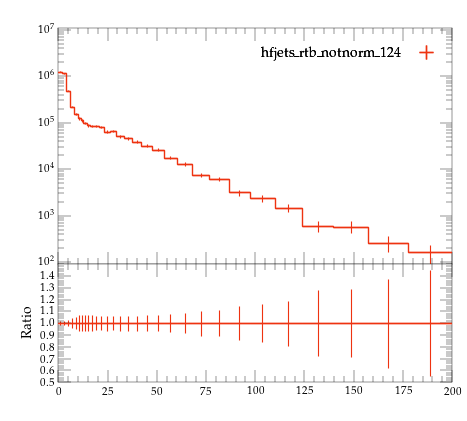

Source code (Python):
#! /usr/bin/env python

# This Python script was auto-generated using YODA v2.0.2.
# Analysis object: /MC_HFJETS_NOTNORM/ptCHadrLead
# Timestamp: 29-07-2026 (17:22:31)

import matplotlib as mpl
import matplotlib.pyplot as plt
mpl.use('Agg') # comment out for interactive use
import os
import numpy as np

plotDir = os.path.split(os.path.realpath(__file__))[0]
if 'YODA_USER_PLOT_PATH' in globals():
    plot_outdir = globals()['YODA_USER_PLOT_PATH']
else:
    plot_outdir = plotDir

#plot style
plt.style.use(os.path.join(plotDir, '../default.mplstyle'))
# plot metadata
figW, figH = plt.rcParams['figure.figsize']
ax_xLabel = r''
ax_yLabel = r''
ax_title  = r''
ax_xScale = 'linear'
ax_yScale = 'log'
xLims = (0.0, 200.0)
yLims = (90.0, 11000000.0)

# TeX-friendly labels for the legend
labels = {
    'legend' : ([ r"hfjets\_rtb\_notnorm\_124" ], r""),
}

# Adjust canvas width and height
canvasW = 10.0
canvasH = 9.0
figW *= canvasW/10.
figH *= canvasH/9.

# Create figure and axis objects
fig, (ax, ratio0_ax) = plt.subplots(2, 1, sharex=True,
                  figsize=(figW,figH), gridspec_kw={'height_ratios': (6.0, 3.0)})

# Set figure margins
plt.subplots_adjust(
    left   = 1.0 * plt.rcParams['figure.subplot.left'],
    right  = 1.0 * plt.rcParams['figure.subplot.right'],
    top    = 1.0 * plt.rcParams['figure.subplot.top'],
    bottom = 1.0 * plt.rcParams['figure.subplot.bottom'])

ratio0_ax.yaxis.set_major_locator(mpl.ticker.MultipleLocator(0.1))
ratio0_ax.set_ylim(0.5, 1.4999)
ratio0_ax.set_ylabel('Ratio')

# the numerical data is stored in a separate file
dataf = dict()
prefix = os.path.split(__file__)[0]
if prefix:    prefix = prefix + '/'
exec(open(prefix+'ptCHadrLead__data.py').read(), dataf)


legend_handles = dict() # keep track of handles for the legend

# style options for curves
# starts at zorder>=5 to draw curve on top of legend
styles = {
  'hfjets_rtb_notnorm_124.yoda.gz': {
    'color' : '#EE3311',
    'linestyle' : '-',
    'linewidth' : 1,
    'marker' : 'none',
    'markersize' : 2,
    'capsize' : 0.0,
    'zorder' : 5,
    'histstyle' : 1,
    'drawstyle' : 'steps-pre',
    'xerrorbars' : 1,
    'yerrorbars' : 1,
    'fillcolor' : None,
    'fillopacity' : 1.0,
    'ratio0_linestyle' : '-',
    'ratio0_linewidth' : 1,
    'ratio0_marker' : 'none',
    'ratio0_markersize' : 2,
    'ratio0_capsize' : 0.0,
    'ratio0_zorder' : 5,
    'ratio0_histstyle' : 1,
    'ratio0_drawstyle' : 'steps-pre',
    'ratio0_xerrorbars' : 1,
    'ratio0_yerrorbars' : 1,
  },
}

# curve from input yoda files in main panel
for label, yvals in dataf['yvals'].items():
    if all(np.isnan(v) for v in dataf['yvals'][label]):
        continue
    tmp = None
    if styles[label]['histstyle']: # draw as histogram
        xpos = dataf['xedges'][label] if styles[label]['drawstyle'] else dataf['xpoints'][label]
        ypos = np.insert(yvals, 0, yvals[0]) if styles[label]['drawstyle'] else yvals
        if styles[label]['fillcolor']: # fill area below curve
            ax.fill_between(xpos, ypos, step='pre',
                            color=styles[label]['fillcolor'],
                            alpha=styles[label]['fillopacity'])
        tmp, = ax.plot(xpos, ypos,
                       color=styles[label]['color'],
                       linestyle=styles[label]['linestyle'],
                       linewidth=styles[label]['linewidth'],
                       drawstyle=styles[label]['drawstyle'], solid_joinstyle='miter',
                       zorder=styles[label]['zorder'], label=label)
    tmp = ax.errorbar(dataf['xpoints'][label], yvals,
                      xerr=np.array(dataf['xerrs'][label])*styles[label]['xerrorbars'],
                      yerr=np.array(dataf['yerrs'][label])*styles[label]['yerrorbars'],
                      fmt=styles[label]['marker'], capsize=styles[label]['capsize'],
                      markersize=styles[label]['markersize'],
                      ecolor=styles[label]['color'],
                      color=styles[label]['color'], zorder=styles[label]['zorder'])
    tmp[-1][0].set_linestyle(styles[label]['linestyle'])
    tmp[-1][0].set_linewidth(styles[label]['linewidth'])
    if label in dataf['add_legend_handle']:  legend_handles[label] = tmp
    for varLabel in dataf['variation_yvals'].keys():
        if varLabel.startswith(label):
            tmp, = ax.plot(dataf['xedges'][label], dataf['variation_yvals'][varLabel],
                           color=styles[label]['color'],
                           linestyle=styles[label]['linestyle'],
                           linewidth=styles[label]['linewidth'],
                           drawstyle='steps-pre', solid_joinstyle='miter',
                           zorder=styles[label]['zorder'], alpha=0.5)


# plots on ratio panel
# curve from input yoda files in ratio panel
for label, yvals in dataf['ratio0_yvals'].items():
    if all(np.isnan(v) for v in yvals):
        continue
    if styles[label]['ratio0_histstyle']: # plot as histogram
        xpos = dataf['xedges']['hfjets_rtb_notnorm_124.yoda.gz'] if styles[label]['ratio0_drawstyle'] else dataf['xpoints']['hfjets_rtb_notnorm_124.yoda.gz']
        ypos = np.insert(yvals, 0, yvals[0]) if styles[label]['ratio0_drawstyle'] else yvals
        ratio0_ax.plot(xpos, ypos,
                       color=styles[label]['color'],
                       linewidth=styles[label]['linewidth'],
                       linestyle=styles[label]['ratio0_linestyle'],
                       drawstyle=styles[label]['ratio0_drawstyle'], zorder=styles[label]['zorder'],
                       solid_joinstyle='miter')
    tmp = ratio0_ax.errorbar(dataf['xpoints']['hfjets_rtb_notnorm_124.yoda.gz'], yvals,
                             xerr=np.array(dataf['ref_xerrs'])*styles[label]['ratio0_xerrorbars'],
                             yerr=np.array(dataf['ratio0_yerrs'][label])*styles[label]['ratio0_yerrorbars'],
                             fmt=styles[label]['ratio0_marker'], capsize=styles[label]['ratio0_capsize'],
                             markersize=styles[label]['ratio0_markersize'],
                             ecolor=styles[label]['color'],
                             color=styles[label]['color'])
    tmp[-1][0].set_linestyle(styles[label]['ratio0_linestyle'])
    tmp[-1][0].set_linewidth(styles[label]['ratio0_linewidth'])

    for varlabel in dataf['ratio0_variation_vals'].keys():
        if varlabel.startswith(label):
            ratio0_ax.plot(dataf['xedges']['hfjets_rtb_notnorm_124.yoda.gz'],
                            dataf['ratio0_variation_vals'][varlabel],
                            color=styles[label]['color'],
                            linestyle=styles[label]['linestyle'],
                            linewidth=styles[label]['linewidth'],
                            drawstyle='steps-pre', solid_joinstyle='miter',
                            zorder=1, alpha=0.5)

legend_items = list(legend_handles.values())
ax.add_artist(ax.legend(legend_items,
                        labels['legend'][0],
                        title=labels['legend'][1],
                        alignment='right',
                        loc='upper right',
                        bbox_to_anchor=(1.0, 0.97),markerfirst=False))

# set plot metadata as defined above
ratio0_ax.set_xlabel(ax_xLabel)
ratio0_ax.xaxis.set_label_coords(1., -0.15)
ax.set_ylabel(ax_yLabel, ha='right', va='top')
ax.yaxis.set_label_coords(-0.11, 1.0)
ax.set_title(ax_title, loc='left')
ax.set_xscale(ax_xScale)
ax.set_yscale(ax_yScale)
ax.set_xlim(xLims)
ax.set_ylim(yLims)

# tick formatting
plt.rcParams['xtick.top'] = True
plt.rcParams['ytick.right'] = True
ax.yaxis.set_major_locator(mpl.ticker.LogLocator(base=10.0, numticks=np.inf))
ax.yaxis.set_minor_locator(mpl.ticker.LogLocator(
                           base=10.0, subs=np.arange(0.1, 1, 0.1), numticks=np.inf))
fig.align_ylabels((ax, ratio0_ax))
plt.savefig(os.path.join(plot_outdir, 'ptCHadrLead.pdf'), format='PDF')
plt.savefig(os.path.join(plot_outdir, 'ptCHadrLead.png'), format='PNG')

plt.close(fig)
